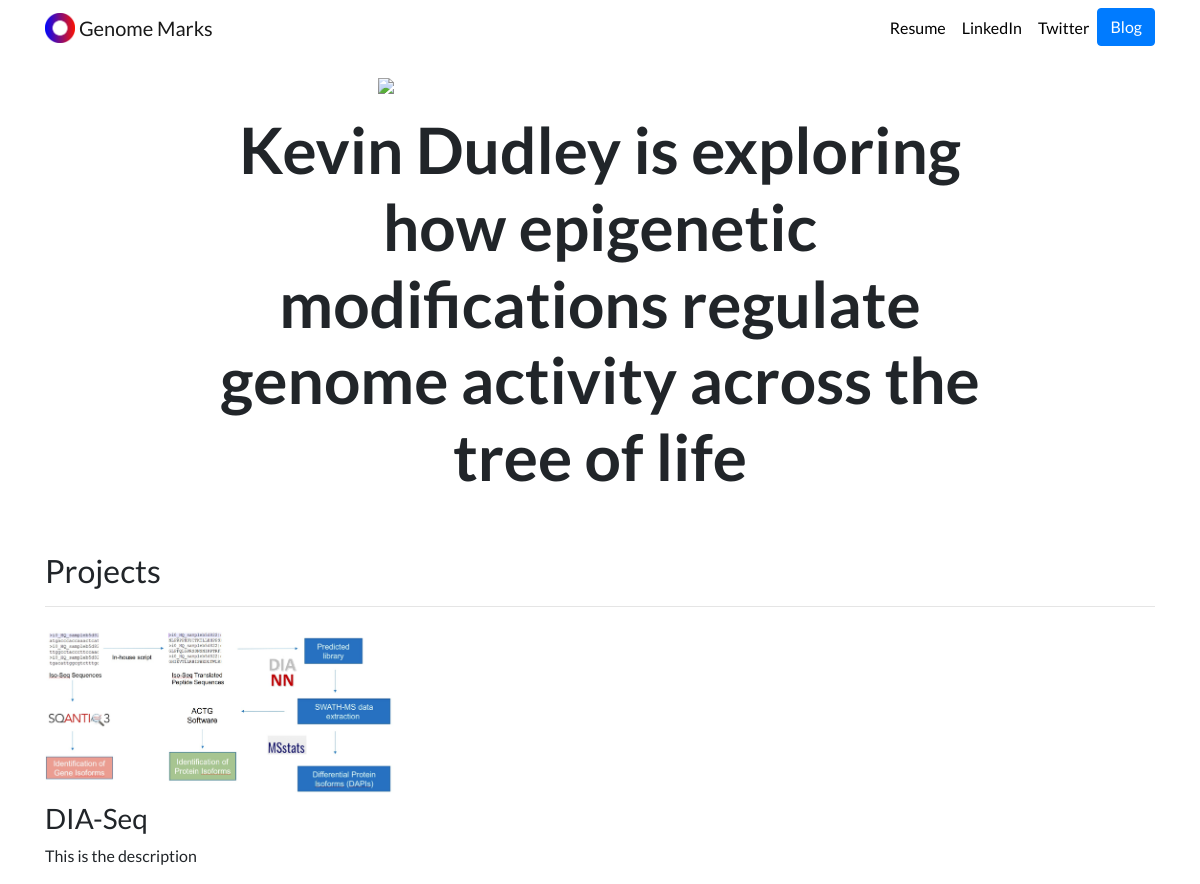
The page / on the database its author committed.
### projects/models.py (models this page shows, shortened)
class Project(models.Model):
    title = models.CharField(max_length=100)
    description = models.CharField(max_length=250)
    image = models.ImageField(upload_to='projects/images/')
    url = models.URLField(blank=True)

### projects/views.py (the view)
# urls.py: 2. Add a URL to urlpatterns:  path('', views.home, name='home')
def home(request):
    projects = Project.objects.all()
    return render(request, 'projects/home.html', {'projects':projects})

### projects/templates/projects/home.html
{% extends "projects/base.html" %}
{% load static %}
{% block content %}
<div class="row justify-content-center my-3">
  <div class="col-5">
    <img src="{% static 'projects/SquareProfile_1.jpg' %}" class="img-fluid">
  </div>
</div>
<div class="row justify-content-center mb-3">
  <div class="col-md-9 text-center">
    <h1 id="hometext" class="font-weight-bold">Kevin Dudley is exploring how epigenetic modifications regulate genome activity across the tree of life</h1>
  </div>
</div>
<h2 class="mt-5">Projects</h2>
<hr>
<div class="row">
  {% for project in projects %}
  <div class="col-lg-4 col-md-6">
    {% if project.url %}
    <a href="{{ project.url }}">
      <img src="{{ project.image.url }}" class="img-fluid mb-2">
    </a>
    {% else %}
    <img src="{{ project.image.url }}" class="img-fluid mb-2">
    {% endif %}
    <h3>{{ project.title }}</h3>
    <p>{{ project.description }}</p>
  </div>
  {% endfor %}
</div>
{% endblock %}

### projects/static/projects/custom.css (style rules this page uses)
body { font-family: 'Lato', sans-serif; }
@media (min-width: 992px) { #hometext { font-size: 4rem; } }

### rows shown on the page
Project: image (picture), title "DIA-Seq", description "This is the description"
